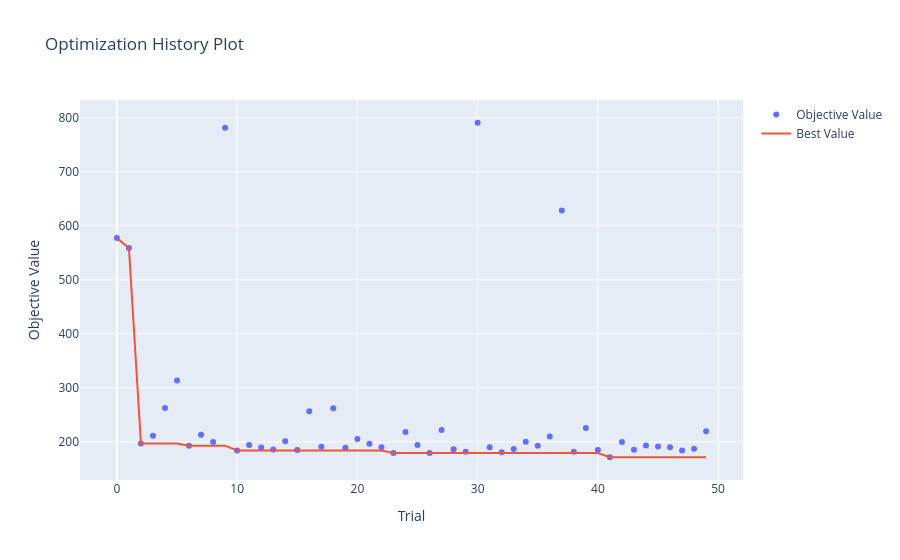
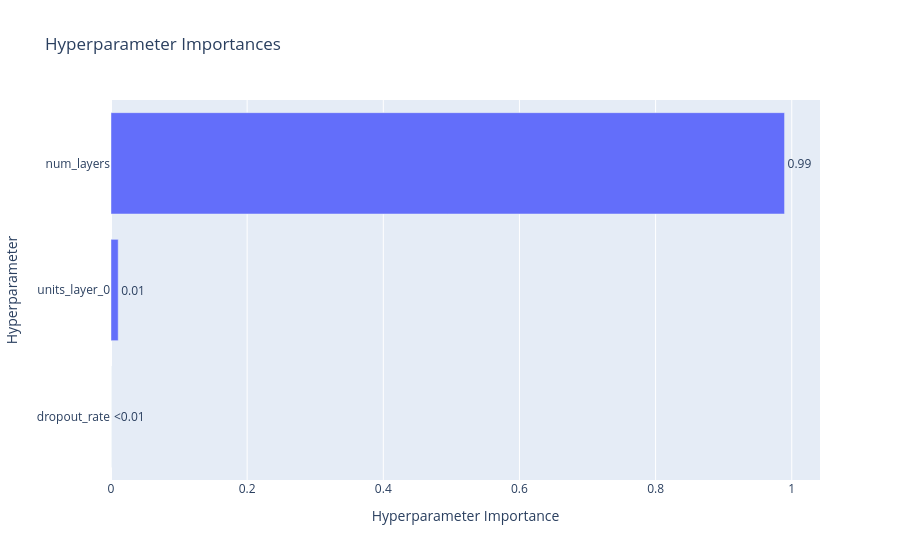

These figures' notebook cell, in order:
### Markdown cell above
### 2.2. Entraînement

### Code cell
n_trials = 50

study = optuna.create_study(direction='minimize')
study.optimize(objective, n_trials=n_trials)

print('Meilleurs hyperparamètres :', study.best_params)
print('Meilleur MSE (validation) :', study.best_value)

plot_optimization_history(study).show()
plot_param_importances(study).show()

# Pour la sauvegarde et le chargement de l'étude
# import joblib
# joblib.dump(study, 'optuna_study.pkl') # Sauvegarde
# study = joblib.load('optuna_study.pkl') # Chargement

### Figure 1 — Plotly figure (JSON) as saved in the notebook; plotly's stock layout.template omitted (floating-point values rounded to 4 significant figures)
{"data": [{"mode": "markers", "name": "Objective Value", "type": "scatter", "x": [0, 1, 2, 3, 4, 5, 6, 7, 8, 9, 10, 11, 12, 13, 14, 15, 16, 17, 18, 19, 20, 21, 22, 23, 24, 25, 26, 27, 28, 29, 30, 31, 32, 33, 34, 35, 36, 37, 38, 39, 40, 41, 42, 43, 44, 45, 46, 47, 48, 49], "y": [577.2, 558.8, 196.9, 211.3, 262.8, 313.7, 192.9, 213.4, 199.9, 781.7, 184.0, 194.0, 189.6, 186.1, 201.2, 184.9, 256.5, 191.0, 262.4, 189.1, 205.4, 196.7, 189.9, 179.5, 218.5, 194.3, 179.4, 221.9, 186.2, 181.6, 790.8, 189.9, 180.8, 186.8, 200.2, 192.7, 209.9, 628.2, 181.9, 225.6, 184.8, 171.5, 199.9, 185.5, 193.5, 191.4, 189.9, 183.9, 187.2, 219.6]}, {"mode": "lines", "name": "Best Value", "type": "scatter", "x": [0, 1, 2, 3, 4, 5, 6, 7, 8, 9, 10, 11, 12, 13, 14, 15, 16, 17, 18, 19, 20, 21, 22, 23, 24, 25, 26, 27, 28, 29, 30, 31, 32, 33, 34, 35, 36, 37, 38, 39, 40, 41, 42, 43, 44, 45, 46, 47, 48, 49], "y": [577.2, 558.8, 196.9, 196.9, 196.9, 196.9, 192.9, 192.9, 192.9, 192.9, 184.0, 184.0, 184.0, 184.0, 184.0, 184.0, 184.0, 184.0, 184.0, 184.0, 184.0, 184.0, 184.0, 179.5, 179.5, 179.5, 179.4, 179.4, 179.4, 179.4, 179.4, 179.4, 179.4, 179.4, 179.4, 179.4, 179.4, 179.4, 179.4, 179.4, 179.4, 171.5, 171.5, 171.5, 171.5, 171.5, 171.5, 171.5, 171.5, 171.5]}, {"marker": {"color": "#cccccc"}, "mode": "markers", "name": "Infeasible Trial", "showlegend": false, "type": "scatter", "x": [], "y": []}], "layout": {"title": {"text": "Optimization History Plot"}, "xaxis": {"title": {"text": "Trial"}}, "yaxis": {"title": {"text": "Objective Value"}}}}

### Figure 2 — Plotly figure (JSON) as saved in the notebook; plotly's stock layout.template omitted (floating-point values rounded to 4 significant figures)
{"data": [{"cliponaxis": false, "hovertemplate": ["dropout_rate (FloatDistribution): 0.0<extra></extra>", "units_layer_0 (IntDistribution): 0.010575878541537992<extra></extra>", "num_layers (IntDistribution): 0.9894241214584619<extra></extra>"], "name": "Objective Value", "orientation": "h", "text": ["<0.01", "0.01", "0.99"], "textposition": "outside", "type": "bar", "x": [0, 0.01058, 0.9894], "y": ["dropout_rate", "units_layer_0", "num_layers"]}], "layout": {"title": {"text": "Hyperparameter Importances"}, "xaxis": {"title": {"text": "Hyperparameter Importance"}}, "yaxis": {"title": {"text": "Hyperparameter"}}}}
